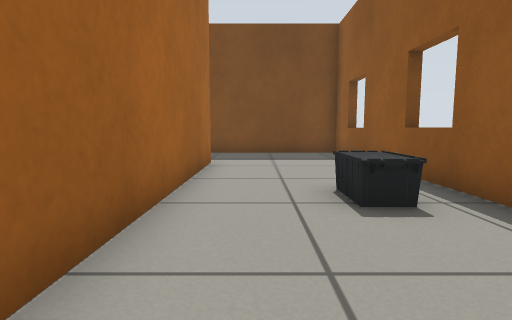
View 1 (above)

16 first-person views from a walk through a Gazebo world. The camera is 0.5 m above the floor, tilts 6° down and sees 80° across. The floor is counted in squares, 0.5 m on a side. Each view is taken from the middle of a square. On the plan, view 1 faces up. The plan holds only what a view shows up to about 12 squares ahead; the rest is blank. The place goes on beyond the plan. Simple patterns stand in for the simulator's built-in surfaces. Simple shapes stand in for some stock models.

View 2
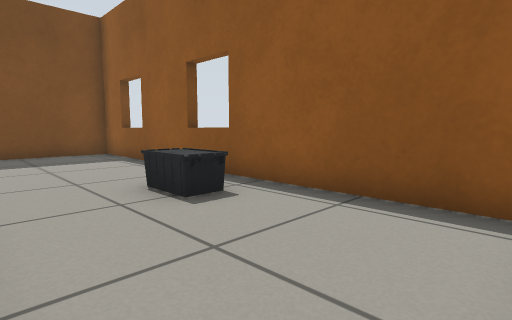

View 3
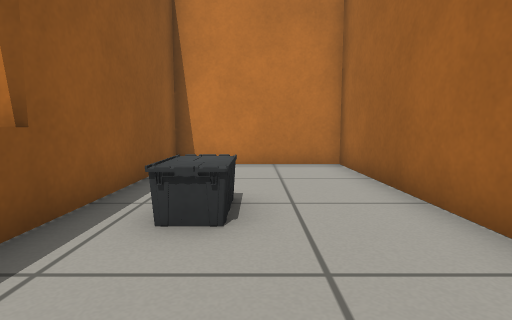

View 4
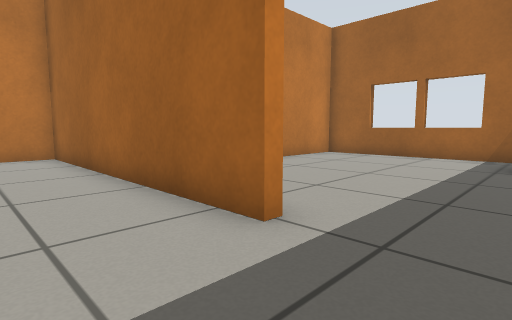

View 5
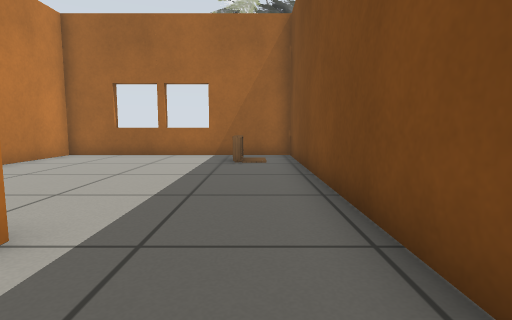

View 6
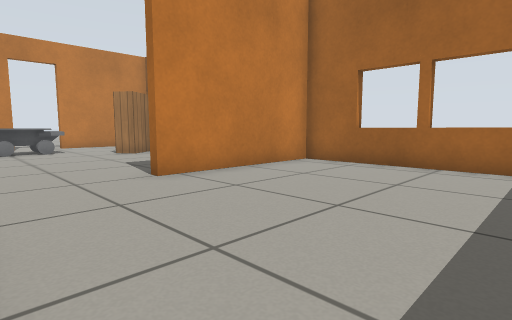

View 7
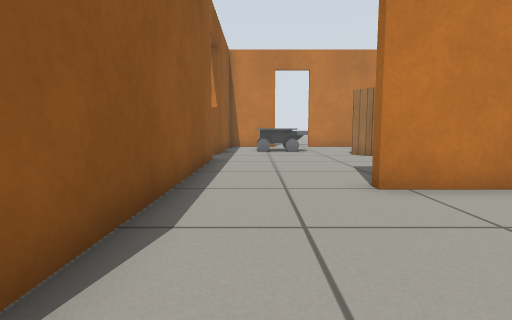

View 8
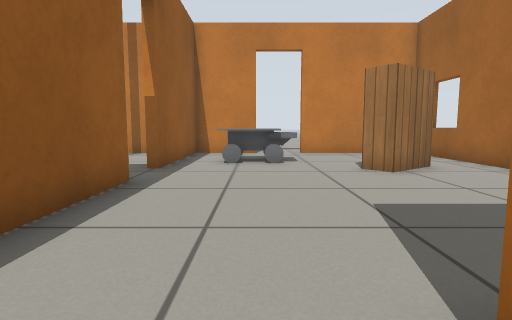

View 9
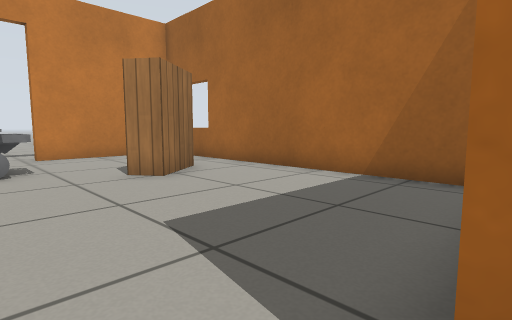

View 10
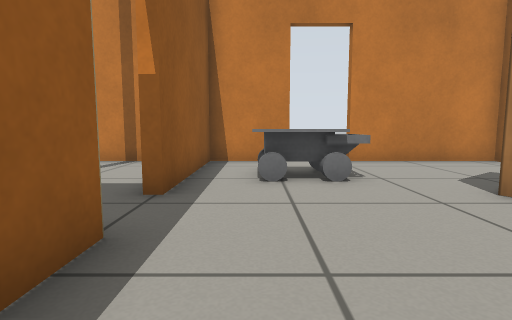

View 11
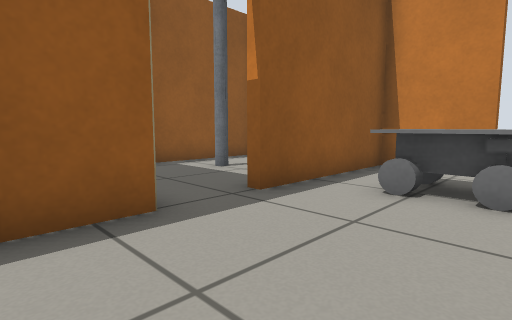

View 12
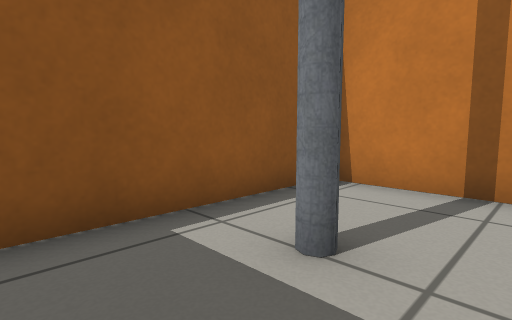

View 13
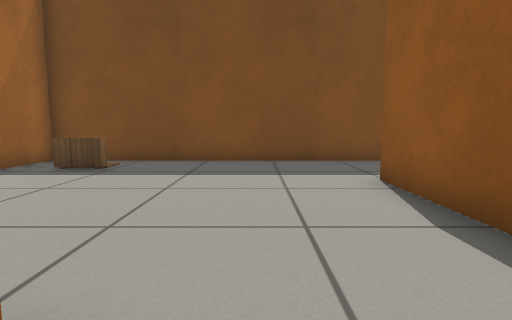

View 14
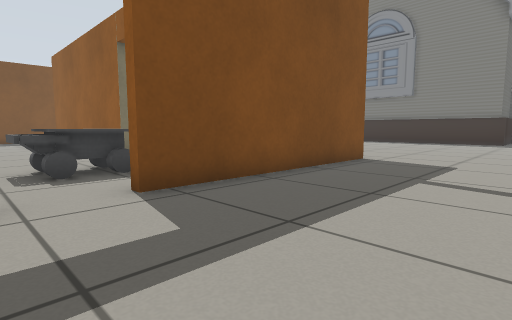

View 15
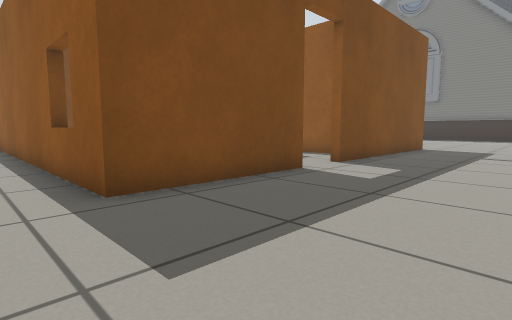

View 16
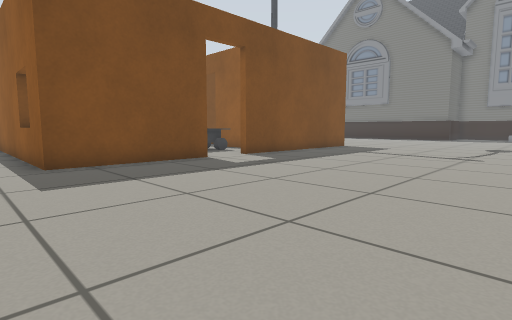

### Floor plan
Ten units are one square. View 1 is at (0, 0); x grows to the right and y downward. Boxes are objects, and circles mark ways between rooms. Rooms are numbered by the first view taken in them; rooms with no view inside come last. Other rooms are left out.
<svg viewBox="-110 -128 155 208">
<path fill="none" stroke="#000" d="M-13 -89 -13 4 32 4 32 -123 -15 -123M-16 -44 -16 -89M-15 -123 -102 -123 -102 -41 -49 -41M-16 8 -16 -44M-102 -29 -102 72 -58 72M-41 72 -16 72 -16 24M2 72 30 72M32 69 32 21M36 75 -40 75M-58 75 -105 75 -105 -38"/>
<rect x="15" y="-55" width="10" height="20" fill="#bbb"><title>other object</title></rect>
<rect x="-95" y="-105" width="20" height="10" fill="#bbb"><title>other object</title></rect>
<rect x="-85" y="15" width="20" height="20" fill="#bbb"><title>bookshelf</title></rect>
<rect x="-55" y="35" width="30" height="20" fill="#bbb"><title>other object</title></rect>
<rect x="5" y="35" width="10" height="10" fill="#bbb"><title>lamp</title></rect>
<circle cx="-20" cy="-100" r="3" fill="#2a7"/>
<circle cx="-35" cy="-40" r="3" fill="#2a7"/>
<circle cx="-15" cy="15" r="3" fill="#2a7"/>
<circle cx="-45" cy="70" r="3" fill="#2a7"/>
<text x="0" y="-60">1</text>
<text x="-60" y="-80">2</text>
<text x="-60" y="10">3</text>
<text x="10" y="40">4</text>
<text x="40" y="40">5</text>
</svg>
Room 1 opens to room 2. Room 2 opens to room 3. Room 3 opens to room 4. Room 3 opens to room 5.

Where each view was taken, in squares from view 1:
view 1: 0 up, 0 right, facing up
view 2: 0 up, 1 left, facing up-right
view 3: 8 up, 1 right, facing down
view 4: 11 up, 1 right, facing down-left
view 5: 11 up, 1 right, facing left
view 6: 10 up, 2 left, facing down-left
view 7: 9 up, 3 left, facing down
view 8: 5 up, 4 left, facing down
view 9: 4 up, 4 left, facing down-left
view 10: 2 up, 3 left, facing down
view 11: 1 up, 5 left, facing down-right
view 12: 2 down, 0 right, facing down-right
view 13: 3 up, 4 left, facing up
view 14: 12 down, 6 left, facing up-right
view 15: 12 down, 12 left, facing up-right
view 16: 16 down, 12 left, facing up-right
